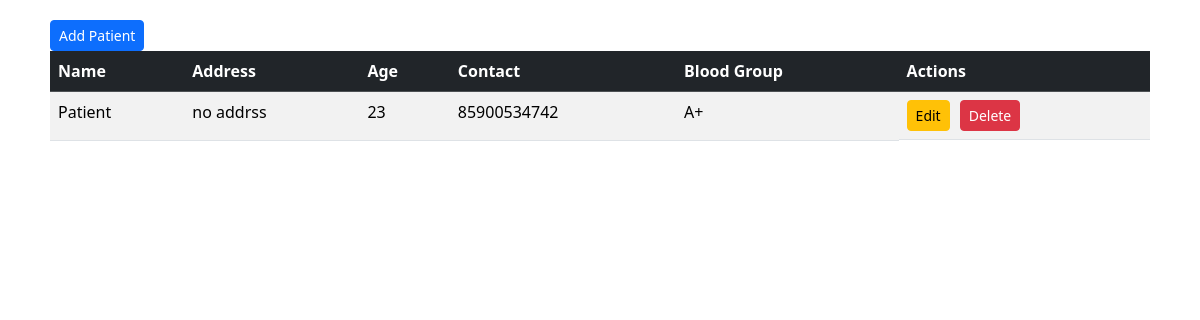
The app's page /hospital/list_patients/ (signed in), older data.
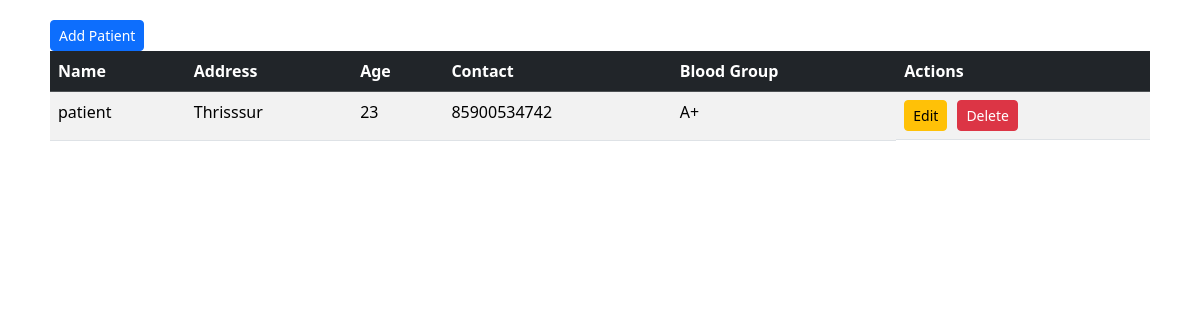
The same page, newer data.
### patient_app/models.py (models this page shows, shortened)
class Patient(models.Model):
    user = models.OneToOneField(User, on_delete=models.CASCADE)
    address = models.TextField()
    age = models.PositiveIntegerField()
    contact = models.CharField(max_length=15)
    blood_group = models.CharField(max_length=3)

### hospital_app/views.py (the view)
# urls.py: path('list_patients/', views.list_patients, name='list_patients'),
@login_required
def list_patients(request):
    patients = Patient.objects.all()
    return render(request, 'list_patients.html', {'patients': patients})

### hospital_app/templates/list_patients.html (shortened to what this page needs)
<!DOCTYPE html>
<html lang="en">
<head>
    <link href="https://cdn.jsdelivr.net/npm/bootstrap@5.3.3/dist/css/bootstrap.min.css" rel="stylesheet">
</head>
<body>
    <div class="container table-container">
        <table class="table table-striped table-hover">
            <thead class="table-dark">
                <tr>
                    <th>Name</th>
                    <th>Address</th>
                    <th>Age</th>
                    <th>Contact</th>
                    <th>Blood Group</th>
                    <th>Actions</th>
                </tr>
            </thead>
            <tbody>
                {% for patient in patients %}
                <tr id="patient-{{ patient.id }}">
                    <td>{{ patient.user.username }}</td>
                    <td>{{ patient.address }}</td>
                    <td>{{ patient.age }}</td>
                    <td>{{ patient.contact }}</td>
                    <td>{{ patient.blood_group }}</td>
                    <td class="table-actions">
                        <a href="{% url 'edit_patient' patient.id %}" class="btn btn-warning btn-sm">Edit</a>
                        <form action="{% url 'delete_patient' patient.id %}" method="post">
                            <button type="submit" class="btn btn-danger btn-sm">Delete</button>
                        </form>
                    </td>
                </tr>
                {% endfor %}
            </tbody>
            <a  href="{% url 'add_patient' %}" class="btn btn-primary btn-sm">Add Patient</a>
        </table>
    </div>
</body>
</html>

Row changes from the older to the newer data that the page shows:
changed Patient: user.username "Patient" → "patient"; address "no addrss" → "Thrisssur"
